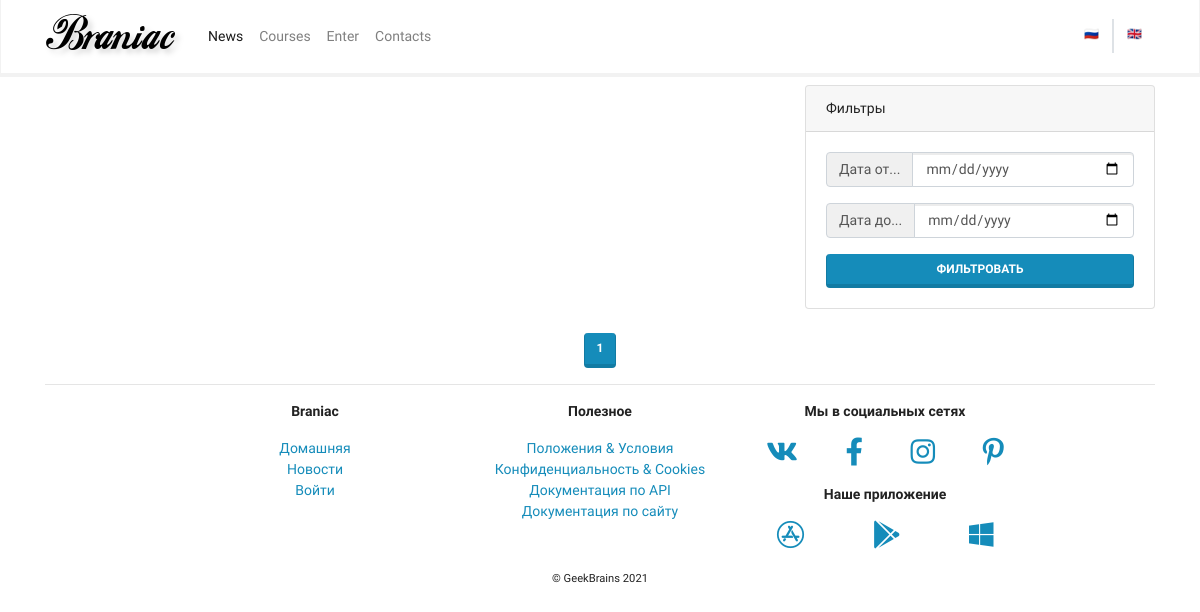
/mainapp/news/, run on an earlier commit of the app's database.
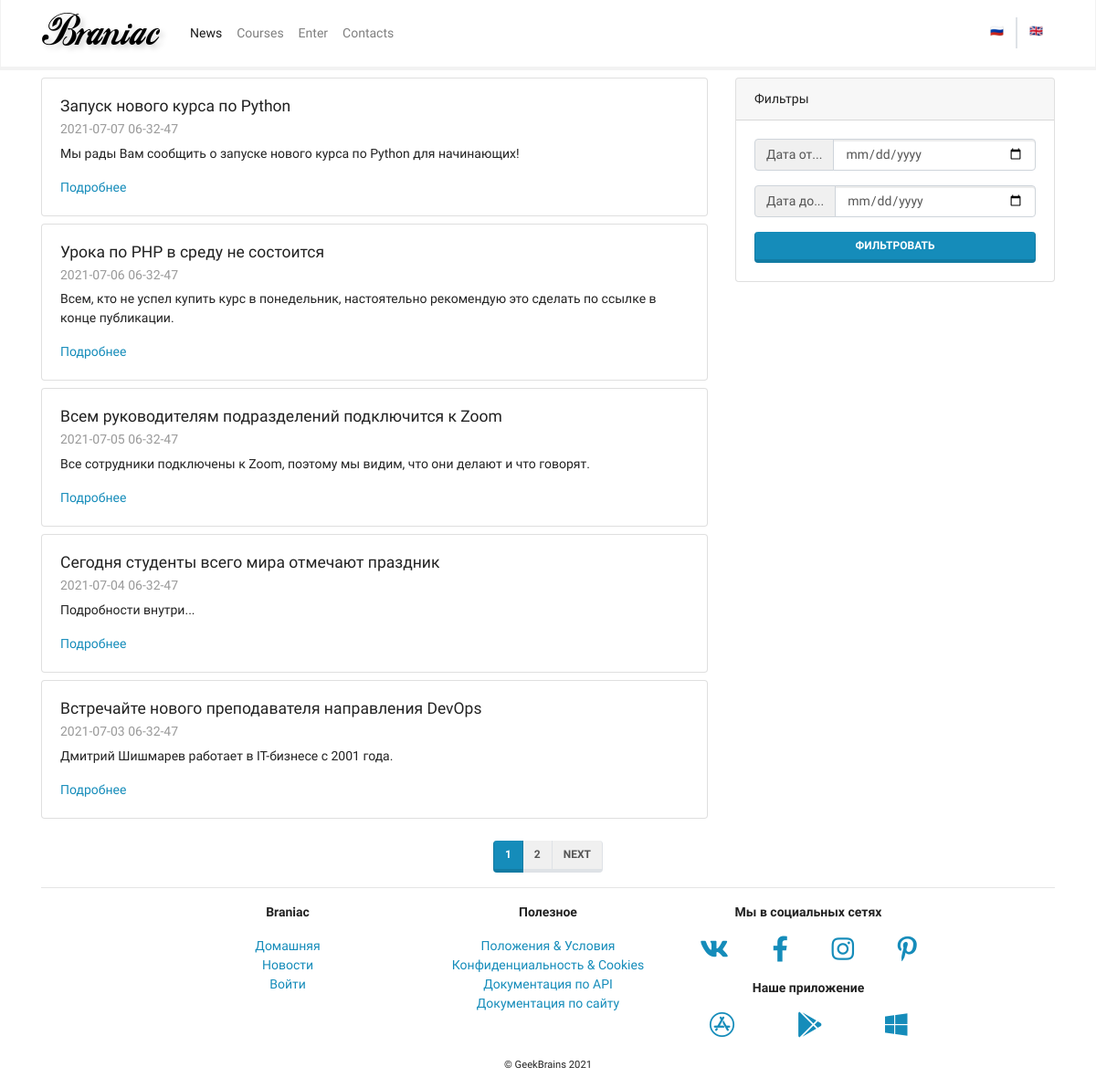
And on a later commit of the database.
### mainapp/models.py (models this page shows, shortened)
class News(models.Model):
    title = models.CharField(max_length=256, verbose_name="Title")
    preambule = models.CharField(max_length=1024, verbose_name="Preambule")
    body = models.TextField(blank=True, null=True, verbose_name="Body")
    body_as_markdown = models.BooleanField(default=False, verbose_name="As markdown")
    created = models.DateTimeField(auto_now_add=True, verbose_name="Created", editable=False)
    updated = models.DateTimeField(auto_now=True, verbose_name="Edited", editable=False)
    deleted = models.BooleanField(default=False)
    class Meta:
        verbose_name = _("News")
        verbose_name_plural = _("News")
        ordering = ("-created",)

### mainapp/views.py (the view)
# urls.py: path("news/", views.NewsListView.as_view(), name="news"),
class NewsListView(ListView):
    model = mainapp_models.News
    paginate_by = 5
    def get_queryset(self):
        return super().get_queryset().filter(deleted=False)

### mainapp/context_processors/example.py (called while the page is built)
def simple_context_processor(request):
    return {"foo": "bar"}

### mainapp/templates/mainapp/news_list.html (shortened to what this page needs)
{% extends 'base.html' %}
{% block content %}
  <div class="row">
    <div class="col-lg-8">
      {% for item in object_list %}
        <div class="card my-2">
          <div class="card-body">
            <h5 class="card-title">{{ item.title }}</h5>
            <h6 class="card-subtitle mb-2 text-muted">
              {{ item.created|date:"Y-m-d h-i-s" }}
            </h6>
            <p class="card-text">{{ item.preambule }}</p>
            <div class="row">
              <div class="col">
                <a href="{% url 'mainapp:news_detail' pk=item.pk %}"
                  class="card-link">Подробнее</a>
              </div>
            </div>
          </div>
        </div>
      {% endfor %}
    </div>
    <div class="col-lg-4">
      <div class="card my-2 sticky-top">
        <div class="card-header">
          Фильтры
        </div>
        <div class="card-body">
          <form action="">
            <div class="input-group mb-3">
              <div class="input-group-prepend">
                <span class="input-group-text" id="basic-addon1">Дата от...</span>
              </div>
              <input type="date" class="form-control" name="dateFrom">
            </div>
            <div class="input-group mb-3">
              <div class="input-group-prepend">
                <span class="input-group-text" id="basic-addon1">Дата до...</span>
              </div>
              <input type="date" class="form-control" name="dateTo">
            </div>
            <button type="submit"
              class="btn btn-primary btn-block">Фильтровать</button>
          </form>
        </div>
      </div>
    </div>
  </div>
  <div class="row justify-content-center align-items-center mt-3 mb-n3">
    <nav aria-label="Page navigation example">
      <ul class="pagination">
        {% for item in page_obj.paginator.page_range %}
          <li class="page-item
            {% if item == page_obj.number %}active{% endif %}">
            <a class="page-link" href="?page={{ item }}">{{ item }}</a>
          </li>
        {% endfor %}
        {% if page_obj.has_next %}
          <li class="page-item"><a class="page-link"
            href="?page={{ page_obj.next_page_number }}">Next</a></li>
        {% endif %}
      </ul>
    </nav>
  </div>
{% endblock content %}

What changed in the data, as far as the page shows it:
added News: title "Запуск нового курса по Python", created "2021-07-07 06-32-47", preambule "Мы рады Вам сообщить о запуске нового курса по Python для начинающих!"
added News: title "Урока по PHP в среду не состоится", created "2021-07-06 06-32-47", preambule "Всем, кто не успел купить курс в понедельник, настоятельно рекомендую это сделать по ссылке в конце публикации."
added News: title "Всем руководителям подразделений подключится к Zoom", created "2021-07-05 06-32-47", preambule "Все сотрудники подключены к Zoom, поэтому мы видим, что они делают и что говорят."
added News: title "Сегодня студенты всего мира отмечают праздник", created "2021-07-04 06-32-47", preambule "Подробности внутри..."
added News: title "Встречайте нового преподавателя направления DevOps", created "2021-07-03 06-32-47", preambule "Дмитрий Шишмарев работает в IT-бизнесе с 2001 года."
Also different on the page:
new list line: "2"
text now shown: "NEXT"
